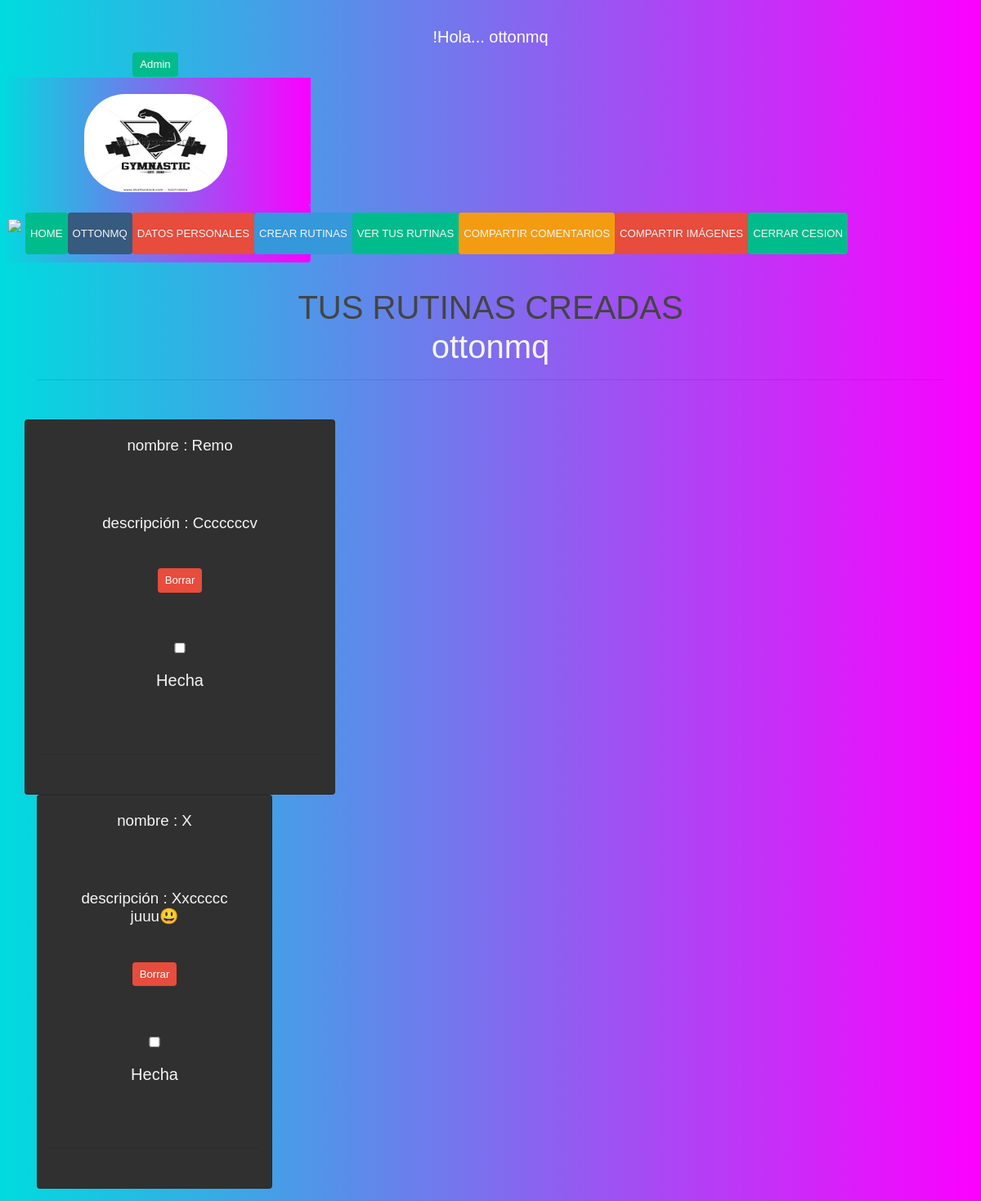
The app's page /rutina/ (signed in) with its own data.
### core/models.py (models this page shows, shortened)
class rutinas(models.Model):
  user = models.ForeignKey(User,on_delete=models.CASCADE)
  nombre = models.CharField(max_length=100)
  info = models.CharField(max_length=500)
  class Meta:
   verbose_name = "rutina"
   verbose_name_plural = "rutinas"

### core/class_views.py (the view)
# urls.py: path('rutina/',rutinalist.as_view(),name='rutina'),
class rutinalist(ListView):
   model = rutinas
   template_name = 'core/usuarios/rutinas.html'
   def get_queryset(self):
    return self.model.objects.filter(user=self.request.user)

### core/templates/core/usuarios/rutinas.html (shortened to what this page needs)
{% extends 'core/base.html' %}
{% block contenido %}
{% load static %}
<section class="portfolio" id="portfolio">
      <div class="container">
        <h2 class="text-center text-uppercase text-secondary mb-0">Tus rutinas creadas </h2>
        <h2>{{request.user.username}}</h2>
        <hr class="star-dark mb-5">
       <div class="row">
             {% for a in object_list %}
          <div class="card col-md-6 col-lg-4" style="width: 18rem;">
            <div class="card-body">
              <h5 class="card-title">nombre : {{a.nombre}}</h5>
              <br>
              <br>
              <h5 class="card-title">descripción : {{a.info}}</h5>
              <br>
                 <a  href
                 ="{% url 'rutinad' a.id %}
                 " class="btn btn-danger btn-sm"
                 >Borrar</a>
                 <br>
                 <br>
                 <br>
                 <p><label><input type="checkbox" id="cbox1" value="first_checkbox"
              class="btn btn-success btn-sm"
                > Hecha</label><br>
                 </p>
                      <br>
                    </div>
                      <hr class="star-dark mb-5"
                      </div>
            </div>
          </div>
          {%empty%}
            <h1>No hay datos todavía :(</h1>
       {%endfor%}
       </div>
{% endblock contenido %}

### core/templates/core/base.html (shortened to what this page needs)
<!DOCTYPE html>
<html lang="en">
<head>
    {% load static %}
   <link href="{% static 'core/css/bootstrap.min.css' %}" rel="stylesheet">
   <link href="https://stackpath.bootstrapcdn.com/bootswatch/4.5.0/darkly/bootstrap.min.css" rel="stylesheet">
    <link href={% static 'core/css/carousel.css' %}" rel ="stylesheet">
     <link rel="stylesheet" href="https://cdnjs.cloudflare.com/ajax/libs/fancybox/3.3.5/jquery.fancybox.min.css" />
    <link rel="stylesheet" href="{% static 'core/css/estilos.css' %}">
    <link rel="stylesheet" href="https://cdn.jsdelivr.net/bxslider/4.2.12/jquery.bxslider.css">
</head>
<body>
  {% block login %}
         <br>
         <p class="login">
    {% if request.user.is_authenticated %}
        !Hola... {{request.user.username}}
        {% endif %}
         </p>
         <p class="login">
<div class="row">
    <div class="col-sm-12 col-md-6 col-lg-4 col-xl-4">
   </p>
 <p class="login">
    {% if request.user.is_authenticated %}
      {% if request.user.is_staff %}
                <a class="btn btn-success btn-sm"
                 href="/admin">Admin</a>
              {% endif %}
              {% endif %}
         </p>
  {% endblock login %}
  {% block header %}
   <header class="header">
    <h1>
      <img id="o" src="{% static 'core/img/logo.jpg' %}" alt="otto Logo" width="175" height="120">
    </h1>
  </header>
  {% endblock header %}
    {% block navbar2 %}
       <header class="masthead">
        <nav class="navbar navbar-expand-md navbar-light bg-light rounded mb-3">
          <div class="collapse navbar-collapse" id="navbarCollapse">
            <ul class="navbar-nav text-md-center nav-justified w-100">
              <li class="nav-item">
                <a href="#">
                  <img src="https://blog.nubecolectiva.com/wp-content/uploads/2018/06/logo_web.png">
                </a>
              </li>
              <li class="nav-item active">
                <a
                class="btn btn-success btn-sm"
                 href="/">Home <span class="sr-only">(current)</span></a>
              </li>           <li class="nav-item active">
                <a  class="btn btn-primary btn-sm"
                 href="/usuarios">{{request.user.username}}<span class="sr-only">(current)</span></a>
              </li>
              <li class="nav-item">
                <a
                class="btn btn-danger btn-sm"
                href="/lis2">Datos personales</a>
              </li>
              <li class="nav-item">
                <a
                class="btn btn-info btn-sm"
                 href="/regrutinas">Crear rutinas</a>
              </li>
              <li class="nav-item">
                <a
                class="btn btn-success btn-sm"
                href="/rutina">Ver tus rutinas</a>
             </li>
              <li class="nav-item">
                <a
                class="btn btn-warning btn-sm"
                 href="/registrocomen">compartir Comentarios</a>
              </li>
              <li class="nav-item">
                <a
                class="btn btn-danger btn-sm"
                 href="/regdoc">compartir imágenes</a>
              </li>
               <li class="nav-item">
                <a
                class="btn btn-success btn-sm"
                 href="/logout">Cerrar cesion</a>
              </li>
              </div>
        </nav>
    {% endblock navbar2 %}
    <div class="contenido">
        {% block contenido %}
        {% endblock contenido %}
</body>
</html>

### core/static/core/css/estilos.css (style rules this page uses)
body { font-size: 15pt; background: #fc00ff; background: -webkit-linear-gradient(to right, #00dbde, #fc00ff); background: linear-gradient(to right, #00dbde, #fc00ff); }
#o { border-radius: 50px; }
.header { padding: 20px; display: flex; justify-content: center; align-content: center; height: 155px; background: url(./images/dummy-header.jpg) no-repeat center top; background-size: cover; background: #fc00ff; background: -webkit-linear-gradient(to right, #00dbde, #fc00ff); background: linear-gradient(to right, #00dbde, #fc00ff); }
.login { text-align: center; }
.navbar { background: #fc00ff; background: -webkit-linear-gradient(to right, #00dbde, #fc00ff); background: linear-gradient(to right, #00dbde, #fc00ff); padding: 10px 5px; text-align: center; }
.navbar a { text-decoration: none; text-transform: uppercase; color: whitesmoke; padding: 15px 5px; }
p { margin-bottom:1px; }
body { font-family: 'Lucida Sans', 'Lucida Sans Regular', 'Lucida Grande', 'Lucida Sans Unicode', Geneva, Verdana, sans-serif; }
.contenido { padding: 15px; background: #fc00ff; background: -webkit-linear-gradient(to right, #00dbde, #fc00ff); background: linear-gradient(to right, #00dbde, #fc00ff); color: whitesmoke; text-align: center; }
input { width: 100%; margin-bottom: 18px; text-align: center; }

### records on screen
rutinas: nombre "Remo", info "Cccccccv"
rutinas: nombre "X", info "Xxccccc juuu😃"

### other values on screen
{{ request.user.username }} "ottonmq"
{{ request.user.username }} "OTTONMQ"
